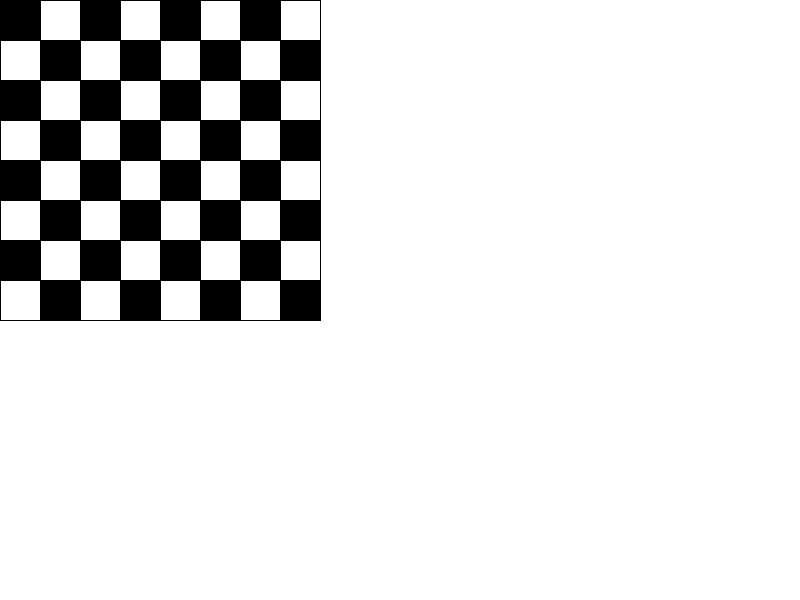
Frame 1 (no input)
Frame 60 (the mouse pressed at the canvas centre just before this capture): identical to frame 1, image omitted
Frame 120 (the mouse held since frame 60 and released just before this capture): identical to frame 1, image omitted

The Processing sketch that drew this single still picture (run headless with seeded random() and noise(); from frame 60 on, the mouse is pressed at the canvas centre):

// Processing sketch: Task6
// ── Task6.pde
int board[][]=new int[8][8];

void setup() {
  size(800, 600);
  //Dobbelt for loop, der bruger modolus til at tage hver anden gang det tjekker for rest
  // bliver der tildelt værdien 0 eller 1.
  for (int i=0; i<board.length; i++) {
    for (int j=0; j<board.length; j++) {
      board[i][j]=(i+j)%2;
      println(board[i][j]);
    }
  }
}


void draw() {
  background(255);
  int sideLength=40;
  for (int i=0; i<board.length; i++) {
    for (int j=0; j<board.length; j++) {
      if (board[i][j]==0) {
        fill(0);
      }
      if (board[i][j]==1) {
        fill(255);
      }
      //Virkede ikke, da jeg havde den inde i if statementen hvilket vil sige,
      //jeg kun tegnede enten hvide sorte kasser.
      rect(i*sideLength, j*sideLength, sideLength, sideLength);
    }
  }
}
